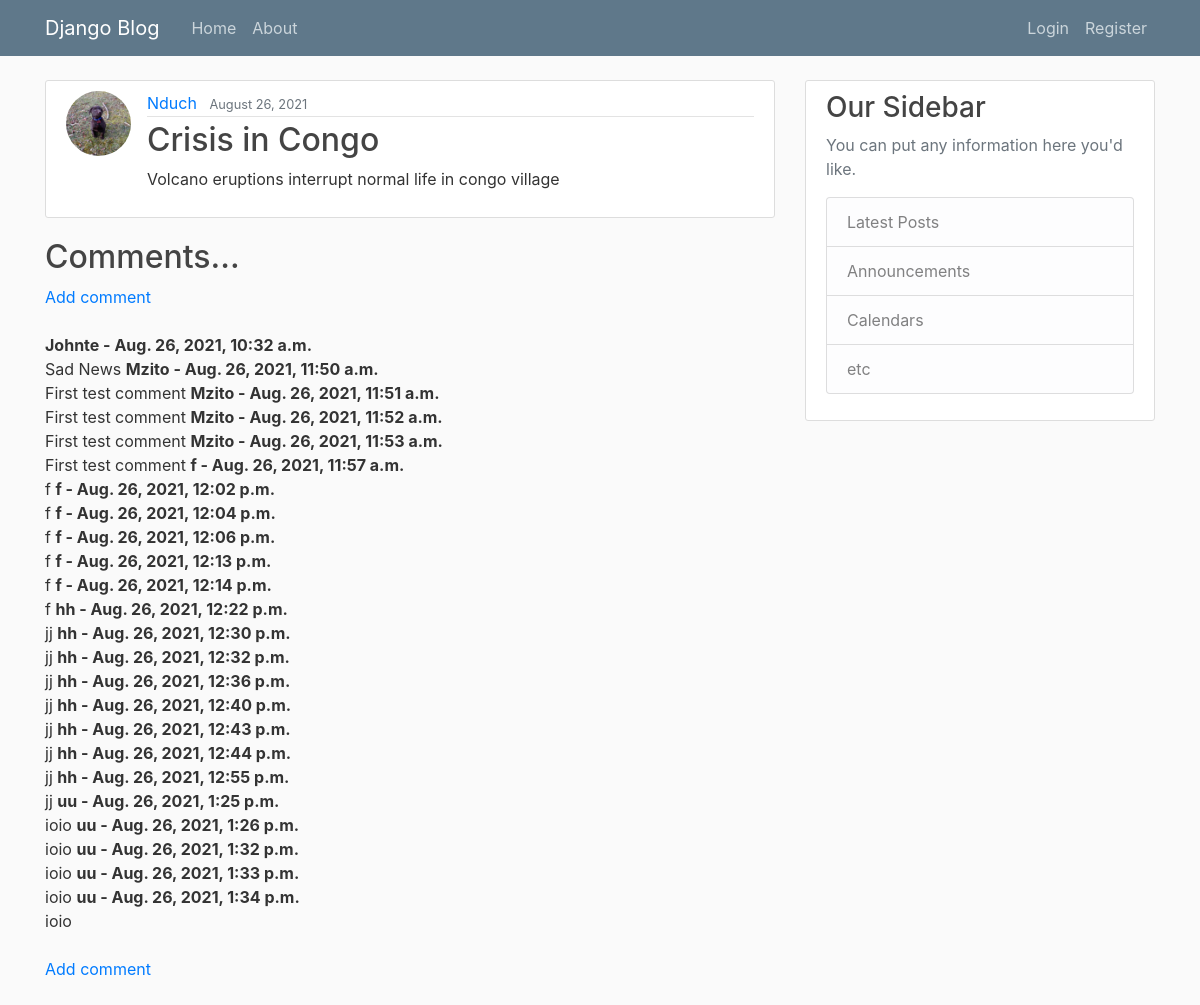
Screenshot of /post/46/ with the database file from the repository.
### blog/models.py (models this page shows, shortened)
class Post(models.Model):
    title = models.CharField(max_length=100)
    content = models.TextField()
    date_posted = models.DateTimeField(default=timezone.now)
    author = models.ForeignKey(User, on_delete=models.CASCADE)

class Comment(models.Model):
   post = models.ForeignKey(Post, related_name="comments", on_delete=models.CASCADE)
   name = models.CharField(max_length=255)
   body = models.TextField()
   date_added = models.DateTimeField(auto_now_add=True)

### users/models.py (models this page shows, shortened)
class Profile(models.Model):
    user = models.OneToOneField(User, on_delete=models.CASCADE)
    image = models.ImageField(default='default.jpg', upload_to='profile_pics')

### blog/views.py (the view)
# urls.py: path('post/<int:pk>/', PostDetailView.as_view(), name='post-detail'),
class PostDetailView(DetailView):
    model = Post

### blog/templates/blog/post_detail.html (shortened to what this page needs)
{% extends "blog/base.html" %}
{% block content %}
  <article class="media content-section">
    <img class="rounded-circle article-img" src="{{ object.author.profile.image.url }}">
    <div class="media-body">
      <div class="article-metadata">
        <a class="mr-2" href="{% url 'user-posts' object.author.username %}">{{ object.author }}</a>
        <small class="text-muted">{{ object.date_posted|date:"F d, Y" }}</small>
      </div>
      <h2 class="article-title">{{ object.title }}</h2>
      <p class="article-content">{{ object.content }}</p>
    </div>
  </article>
  <h2>Comments...</h2>
        {% if not post.comments.all %}
          No comments yet...<a href="{% url 'add_comment' post.pk%}">
          Add One</a>
        <br/><br/><br/>
        {% else %}
        <a href="{% url 'add_comment' post.pk%}">Add comment</a>
        <br/><br/>
          {% for comment in post.comments.all %}
            <strong>
            {{ comment.name }} -
            {{ comment.date_added}}
            </strong>
            <br/>
            {{ comment.body }}
          {% endfor%}
          <br/><br/>
          <a href="{% url 'add_comment' post.pk%}">Add comment</a>
           <br/><br/>
        {% endif %}
{% endblock content %}

### blog/static/blog/main.css (style rules this page uses)
body { background: #fafafa; color: #333333; margin-top: 5rem; }
h1, h2, h3, h4, h5, h6 { color: #444444; }
.content-section { background: #ffffff; padding: 10px 20px; border: 1px solid #dddddd; border-radius: 3px; margin-bottom: 20px; }
.article-title { color: #444444; }
.article-content { white-space: pre-line; }
.article-img { height: 65px; width: 65px; margin-right: 16px; }
.article-metadata { padding-bottom: 1px; margin-bottom: 4px; border-bottom: 1px solid #e3e3e3 }

### rows the page displays
Post: author.profile.image (picture), author "Nduch", date_posted "August 26, 2021", title "Crisis in Congo", content "Volcano eruptions interrupt normal life in congo village"
Comment: name "Johnte", date_added "Aug. 26, 2021, 10:32 a.m.", body "Sad News"
Comment: name "Mzito", date_added "Aug. 26, 2021, 11:50 a.m.", body "First test comment"
Comment: name "Mzito", date_added "Aug. 26, 2021, 11:51 a.m.", body "First test comment"
Comment: name "Mzito", date_added "Aug. 26, 2021, 11:52 a.m.", body "First test comment"
Comment: name "Mzito", date_added "Aug. 26, 2021, 11:53 a.m.", body "First test comment"
Comment: name "f", date_added "Aug. 26, 2021, 11:57 a.m.", body "f"
Comment: name "f", date_added "Aug. 26, 2021, 12:02 p.m.", body "f"
Comment: name "f", date_added "Aug. 26, 2021, 12:04 p.m.", body "f"
Comment: name "f", date_added "Aug. 26, 2021, 12:06 p.m.", body "f"
Comment: name "f", date_added "Aug. 26, 2021, 12:13 p.m.", body "f"
Comment: name "f", date_added "Aug. 26, 2021, 12:14 p.m.", body "f"
Comment: name "hh", date_added "Aug. 26, 2021, 12:22 p.m.", body "jj"
Comment: name "hh", date_added "Aug. 26, 2021, 12:30 p.m.", body "jj"
Comment: name "hh", date_added "Aug. 26, 2021, 12:32 p.m.", body "jj"
Comment: name "hh", date_added "Aug. 26, 2021, 12:36 p.m.", body "jj"
Comment: name "hh", date_added "Aug. 26, 2021, 12:40 p.m.", body "jj"
Comment: name "hh", date_added "Aug. 26, 2021, 12:43 p.m.", body "jj"
Comment: name "hh", date_added "Aug. 26, 2021, 12:44 p.m.", body "jj"
Comment: name "hh", date_added "Aug. 26, 2021, 12:55 p.m.", body "jj"
Comment: name "uu", date_added "Aug. 26, 2021, 1:25 p.m.", body "ioio"
Comment: name "uu", date_added "Aug. 26, 2021, 1:26 p.m.", body "ioio"
Comment: name "uu", date_added "Aug. 26, 2021, 1:32 p.m.", body "ioio"
Comment: name "uu", date_added "Aug. 26, 2021, 1:33 p.m.", body "ioio"
Comment: name "uu", date_added "Aug. 26, 2021, 1:34 p.m.", body "ioio"
